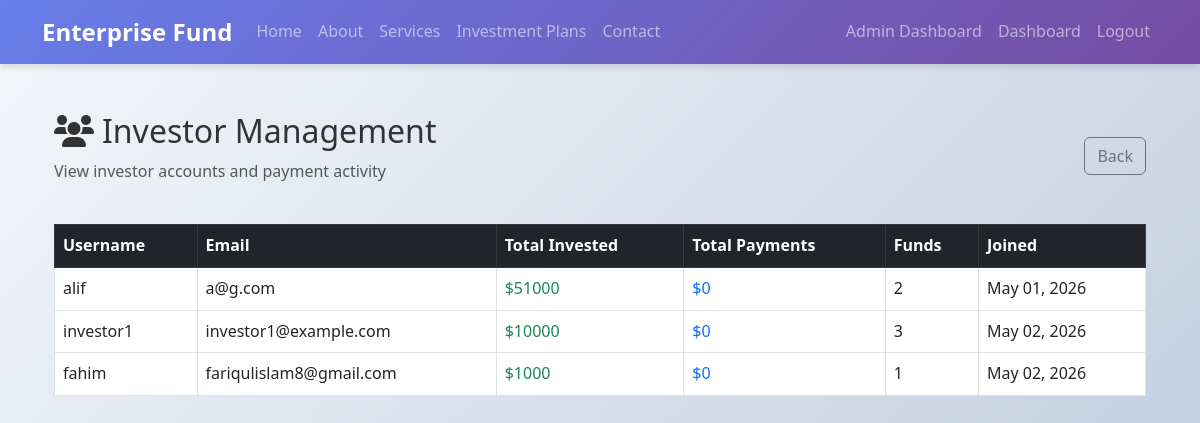
Before: /accounts/admin/investors/ (signed in) with the older database file.
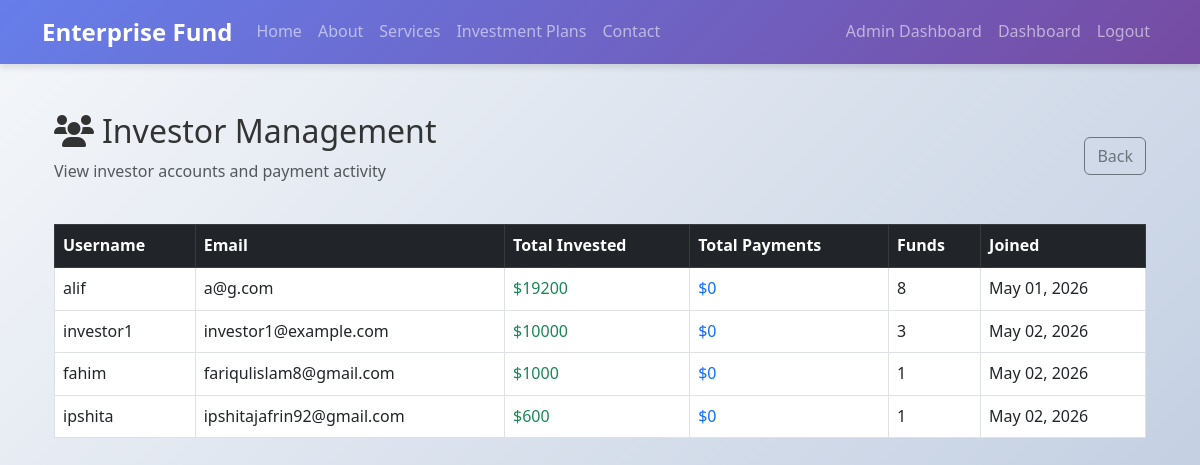
After: the same page with the newer database file.
### accounts/models.py (models this page shows, shortened)
class CustomUser(AbstractUser):
    ROLE_CHOICES = [
        ('viewer', 'Viewer'),
        ('investor', 'Investor'),
        ('admin', 'Admin'),
    ]
    role = models.CharField(max_length=10, choices=ROLE_CHOICES, default='viewer')
    email_verified = models.BooleanField(default=False)

### accounts/views.py (the view)
# urls.py: path('admin/investors/', views.admin_investors, name='admin_investors'),
@login_required
def admin_investors(request):
    if request.user.role != 'admin':
        return HttpResponseForbidden('Access denied')
    investors = CustomUser.objects.filter(role='investor')
    investor_data = []
    for investor in investors:
        total_invested = Investment.objects.filter(
            investor=investor
        ).aggregate(total=models.Sum('amount'))['total'] or 0
        total_payments = Payment.objects.filter(
            investor=investor,
            status='completed'
        ).aggregate(total=models.Sum('amount'))['total'] or 0
        total_funds = Investment.objects.filter(
            investor=investor
        ).count()
        investor_data.append({
            'user': investor,
            'total_invested': total_invested,
            'total_payments': total_payments,
            'total_funds': total_funds,
        })
    return render(request, 'accounts/admin_investors.html', {
        'investor_data': investor_data
    })

### templates/accounts/admin_investors.html (shortened to what this page needs)
{% extends 'base.html' %}
{% block content %}
<div class="container my-5">
    <div class="d-flex justify-content-between align-items-center mb-4">
        <div>
            <h2>
                <i class="fas fa-users me-2"></i>Investor Management
            </h2>
            <p class="text-muted">
                View investor accounts and payment activity
            </p>
        </div>
        <a href="{% url 'accounts:admin_dashboard' %}" class="btn btn-outline-secondary">
            Back
        </a>
    </div>
    <div class="table-responsive">
        <table class="table table-bordered table-hover align-middle">
            <thead class="table-dark">
                <tr>
                    <th>Username</th>
                    <th>Email</th>
                    <th>Total Invested</th>
                    <th>Total Payments</th>
                    <th>Funds</th>
                    <th>Joined</th>
                </tr>
            </thead>
            <tbody>
                {% for item in investor_data %}
                <tr>
                    <td>{{ item.user.username }}</td>
                    <td>{{ item.user.email }}</td>
                    <td class="text-success">
                        ${{ item.total_invested }}
                    </td>
                    <td class="text-primary">
                        ${{ item.total_payments }}
                    </td>
                    <td>{{ item.total_funds }}</td>
                    <td>{{ item.user.date_joined|date:"M d, Y" }}</td>
                </tr>
                {% empty %}
                <tr>
                    <td colspan="6" class="text-center">
                        No investors found.
                    </td>
                </tr>
                {% endfor %}
            </tbody>
        </table>
    </div>
</div>
{% endblock %}

Changed rows visible on the page:
changed CustomUser "alif": total_invested "51000" → "19200"; total_funds "2" → "8"
added CustomUser: user.username "ipshita", user.email "ipshitajafrin92@gmail.com", total_invested "600", total_payments "0", total_funds "1", user.date_joined "May 02, 2026"
